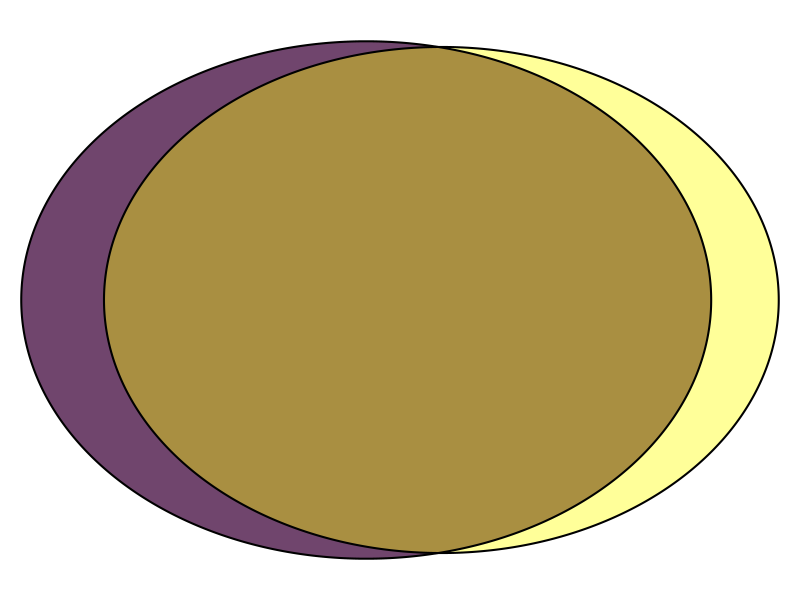
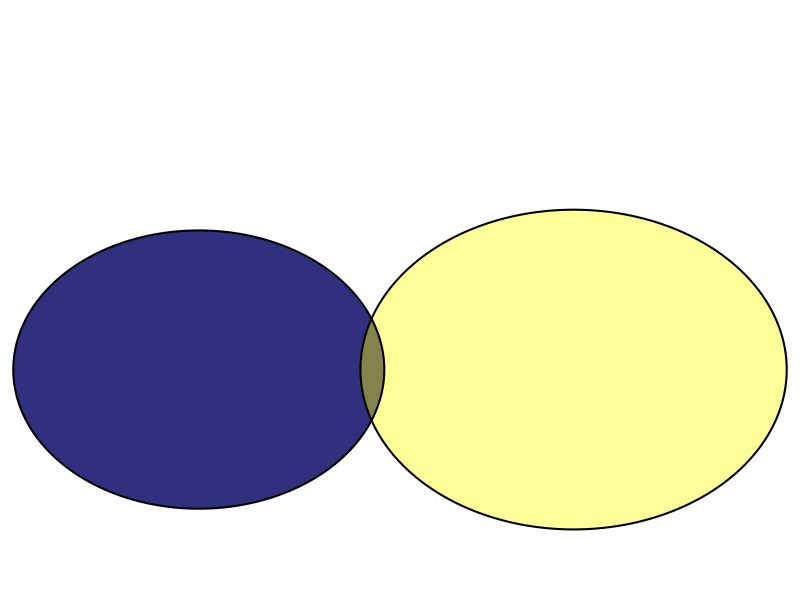
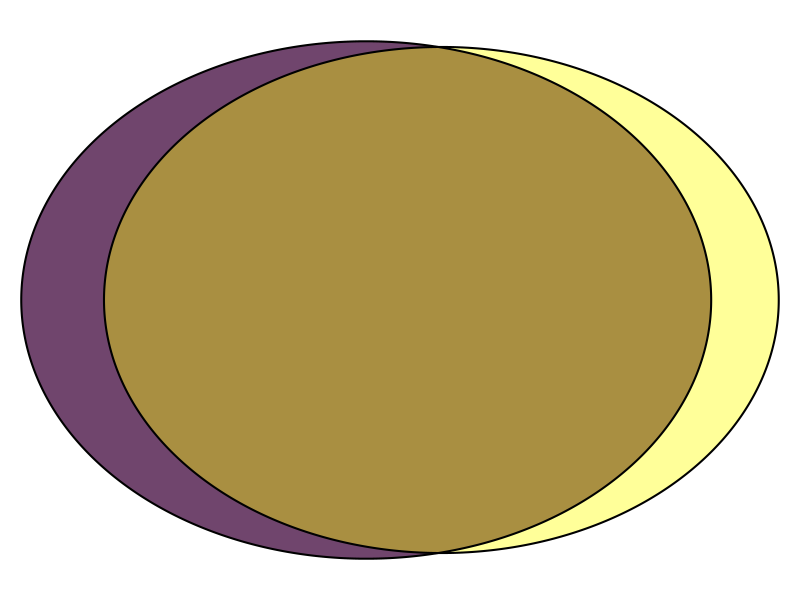
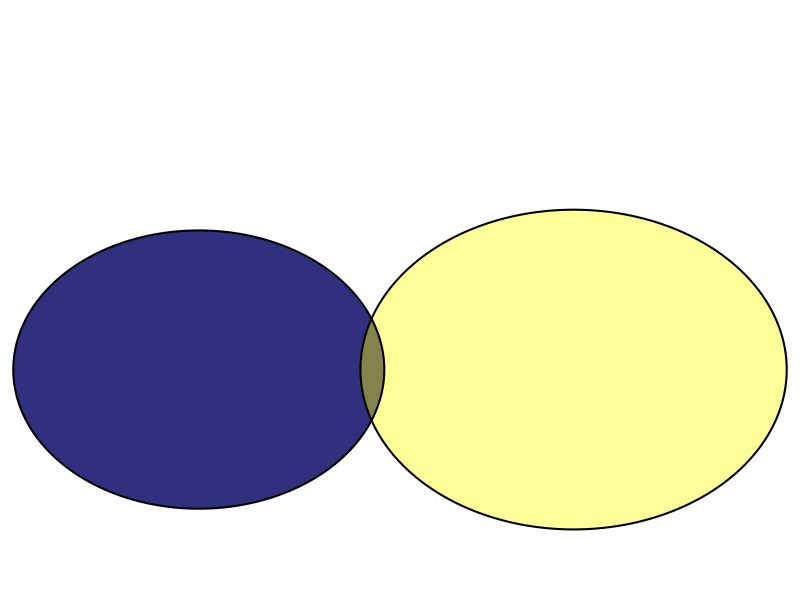

Write the R code that produced these figures, in order. (Note: this script raises an error after producing the figures.)
## Compares high contributing speckle protein genes between cancer types

setwd("~/Documents/speckleSignature/Speckle_signature_definition/")

library(tidyverse)
library(data.table)
library(pheatmap)
library(VennDiagram)



## load speckle protein rotations
speckles <- read.table("speckleProteinGenes_rotations_allStudiesWithRNA_noNA.txt", sep = "\t", header=T)
row.names(speckles) <- speckles$Gene.name

rotationTable <- speckles[,15:44]
rotationTable <- replace(rotationTable, rotationTable > 0.04, "pos")
rotationTable <- replace(rotationTable, rotationTable < -0.04, "neg")
rotationTable <- replace(rotationTable, rotationTable > -0.04 & rotationTable < 0.04 , "nc")
universe = nrow(rotationTable)

## venns of example
pos1 <- row.names(rotationTable[rotationTable[,"kirc_tcga_pan_can_atlas_2018"] == "pos",])
pos2 <- row.names(rotationTable[rotationTable[,"brca_tcga_pan_can_atlas_2018"] == "pos",])
nOverlap = length(intersect(pos1, pos2))
grid.newpage()
venn.plot <- draw.pairwise.venn(area1 = length(pos1), area2 = length(pos2), cross.area = nOverlap, fill = c("yellow", "#60305d"), cex = 0, alpha = c(0.4,0.9))
filename = "KIRC_BRCA_pos_venny.pdf"
pdf(filename, width = 5, height = 5, onefile=FALSE)
grid.draw(venn.plot)
dev.off()
phyper(nOverlap-1, length(pos1), universe-length(pos1), length(pos2), lower.tail= FALSE)

neg2 <- row.names(rotationTable[rotationTable[,"brca_tcga_pan_can_atlas_2018"] == "neg",])
nOverlap = length(intersect(pos1, neg2))
grid.newpage()
venn.plot <- draw.pairwise.venn(area1 = length(pos1), area2 = length(neg2), cross.area = nOverlap, fill = c("yellow", "Midnight Blue"), cex = 0, alpha = c(0.4,0.9), inverted = T, ext.line.lwd = 0)
filename = "KIRCpos_BRCAneg_venny.pdf"
pdf(filename, width = 5, height = 5, onefile=FALSE)
grid.draw(venn.plot)
dev.off()
phyper(nOverlap, length(pos1), universe-length(pos1), length(neg2))

posOverlaps <- as.data.frame(matrix(ncol = 4, nrow = 0))
negOverlaps <- as.data.frame(matrix(ncol = 4, nrow = 0))


for (study1 in colnames(rotationTable)) {
  pos1 <- row.names(rotationTable[rotationTable[,study1] == "pos",])
  neg1 <- row.names(rotationTable[rotationTable[,study1] == "neg",])
  for (study2 in colnames(rotationTable)) {
    if (study2 != study1){
      pos2 <- row.names(rotationTable[rotationTable[,study2] == "pos",])
      neg2 <- row.names(rotationTable[rotationTable[,study2] == "neg",])
      
      ## positive to positive overlap
      set1 <- paste(study1, "pos", sep = "_")
      set2 <- paste(study2, "pos", sep = "_")
      nOverlap = length(intersect(pos1, pos2))
      p = phyper(nOverlap-1, length(pos1), universe-length(pos1), length(pos2), lower.tail= FALSE, log.p = TRUE)
      posOverlaps = rbind(posOverlaps, c(set1, set2, nOverlap, -p))
      ## negative to negative overlap
      set1 <- paste(study1, "neg", sep = "_")
      set2 <- paste(study2, "neg", sep = "_")
      nOverlap = length(intersect(neg1, neg2))
      p = phyper(nOverlap-1, length(neg1), universe-length(neg1), length(neg2), lower.tail= FALSE, log.p = TRUE)
      negOverlaps = rbind(negOverlaps, c(set1, set2, nOverlap, -p))
      
      ## positive to negative overlap
      
      ## negative to positive ovelap
      
    }
  }
}
colnames(posOverlaps) <- c("set1", "set2", "nOverlap", "phyperInclusion")
colnames(negOverlaps) <- c("set1", "set2", "nOverlap", "phyperInclusion")

## make heatmaps of the p-values
breaksList = seq(0, 10, by = 1)
posTable <- dcast(posOverlaps, set1 ~ set2, value.var = "phyperInclusion")
posTable[upper.tri(posTable)] <- NA
p = pheatmap(sapply(posTable[,2:30], as.numeric), cluster_rows = F, cluster_cols = F, color = inferno(10), na_col = "white", border_color = NA, breaks=breaksList)
filename = "positiveRotation_pvalOfOverlap_heatmap.pdf"
pdf(filename, width = 4, height = 6, onefile=FALSE)
print(p)
dev.off()

negTable <- dcast(negOverlaps, set1 ~ set2, value.var = "phyperInclusion")
negTable[upper.tri(negTable)] <- NA
p = pheatmap(sapply(negTable[,2:30], as.numeric), cluster_rows = F, cluster_cols = F, color = inferno(10), na_col = "white", border_color = NA, breaks = breaksList)
filename = "negativeRotation_pvalOfOverlap_heatmap.pdf"
pdf(filename, width = 4, height = 6, onefile=FALSE)
print(p)
dev.off()
